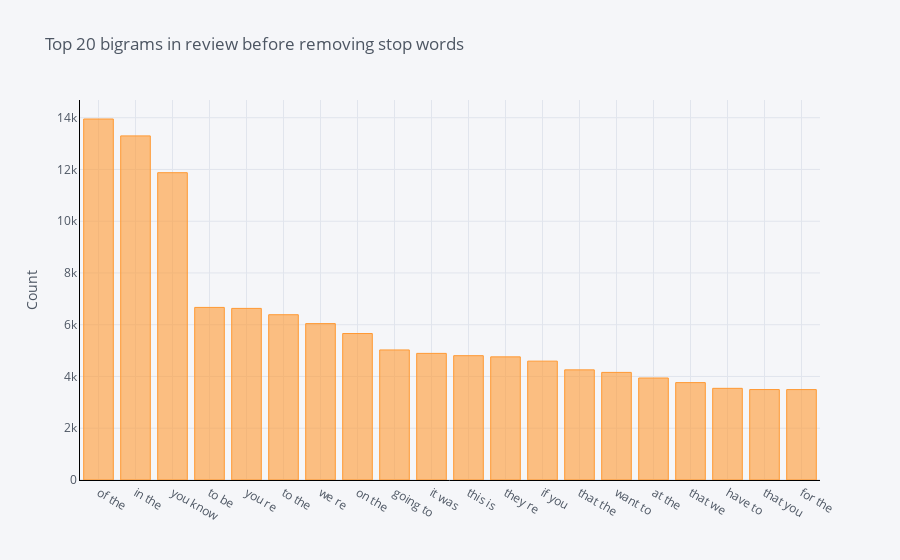

The notebook cell this image was saved under:
### Markdown cell above
## The distribution of top bigrams before removing stop words

### Code cell
def get_top_n_bigram(corpus, n=None):
    vec = CountVectorizer(ngram_range=(2, 2)).fit(corpus)
    bag_of_words = vec.transform(corpus)
    sum_words = bag_of_words.sum(axis=0) 
    words_freq = [(word, sum_words[0, idx]) for word, idx in vec.vocabulary_.items()]
    words_freq =sorted(words_freq, key = lambda x: x[1], reverse=True)
    return words_freq[:n]
common_words = get_top_n_bigram(df['text'], 20)
df3 = pd.DataFrame(common_words, columns = ['text' , 'count'])
df3
df3.groupby('text').sum()['count'].sort_values(ascending=False).iplot(
    kind='bar', yTitle='Count', linecolor='black', title='Top 20 bigrams in review before removing stop words')

### Figure 1 — Plotly figure (JSON) as saved in the notebook; plotly's stock layout.template omitted (floating-point values rounded to 4 significant figures)
{"data": [{"marker": {"color": "rgba(255, 153, 51, 0.6)", "line": {"color": "rgba(255, 153, 51, 1.0)", "width": 1}}, "name": "count", "orientation": "v", "text": "", "type": "bar", "x": ["of the", "in the", "you know", "to be", "you re", "to the", "we re", "on the", "going to", "it was", "this is", "they re", "if you", "that the", "want to", "at the", "that we", "have to", "that you", "for the"], "y": [13950, 13297, 11875, 6669, 6631, 6387, 6043, 5660, 5026, 4893, 4804, 4758, 4593, 4256, 4158, 3941, 3763, 3542, 3495, 3494]}], "layout": {"legend": {"bgcolor": "#F5F6F9", "font": {"color": "#4D5663"}}, "paper_bgcolor": "#F5F6F9", "plot_bgcolor": "#F5F6F9", "title": {"font": {"color": "#4D5663"}, "text": "Top 20 bigrams in review before removing stop words"}, "xaxis": {"gridcolor": "#E1E5ED", "linecolor": "black", "showgrid": true, "tickfont": {"color": "#4D5663"}, "title": {"font": {"color": "#4D5663"}, "text": ""}, "zerolinecolor": "#E1E5ED"}, "yaxis": {"gridcolor": "#E1E5ED", "linecolor": "black", "showgrid": true, "tickfont": {"color": "#4D5663"}, "title": {"font": {"color": "#4D5663"}, "text": "Count"}, "zerolinecolor": "#E1E5ED"}}}
